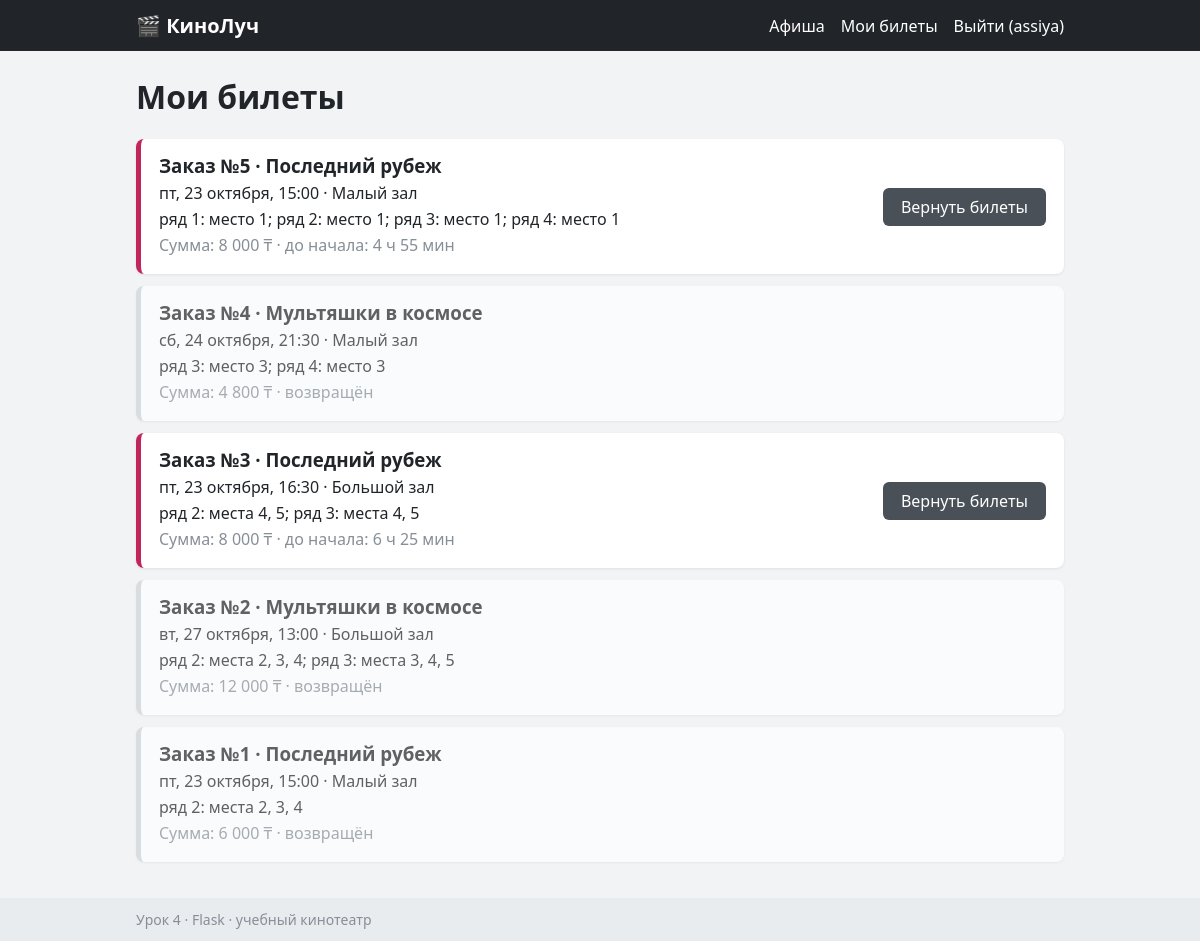
Screenshot of /tickets (signed in) with the database file from the repository.
### tables this page shows
CREATE TABLE users (
    id INTEGER PRIMARY KEY AUTOINCREMENT,
    username TEXT UNIQUE NOT NULL,
    password TEXT NOT NULL
);

CREATE TABLE orders (
    id INTEGER PRIMARY KEY AUTOINCREMENT,
    user_id INTEGER NOT NULL REFERENCES users (id),
    showtime_id INTEGER NOT NULL REFERENCES showtimes (id),
    total INTEGER NOT NULL,
    status TEXT NOT NULL DEFAULT 'paid',
    created TEXT NOT NULL DEFAULT (datetime('now'))
);

CREATE TABLE movies (
    id INTEGER PRIMARY KEY AUTOINCREMENT,
    title TEXT NOT NULL,
    duration_min INTEGER NOT NULL,
    age TEXT NOT NULL,
    description TEXT NOT NULL
);

CREATE TABLE halls (
    id INTEGER PRIMARY KEY AUTOINCREMENT,
    name TEXT NOT NULL,
    rows_count INTEGER NOT NULL,
    seats_count INTEGER NOT NULL
);

### app/views/tickets.py (the view)
@bp.route("/tickets")
@login_required
def my_tickets():
    orders = orders_repo.for_user(session["user_id"])
    items = [
        {"order": o, "left": o.showtime.minutes_left(), "can_cancel": booking.can_cancel(o)}
        for o in orders
    ]
    return render_template("tickets.html", items=items)

### app/auth.py (called while the page is built)
def current_user():
    user_id = session.get("user_id")
    if user_id is None:
        return None
    user = get_db().execute(
        "SELECT * FROM users WHERE id = ? AND username = ?",
        (user_id, session.get("username")),
    ).fetchone()
    if user is None:
        session.pop("user_id", None)
        session.pop("username", None)
    return user

def login_required(view):
    @wraps(view)
    def wrapper(*args, **kwargs):
        if current_user() is None:
            flash("Сначала войдите в аккаунт")
            return redirect(url_for("auth.login"))
        return view(*args, **kwargs)
    return wrapper

def inject_user():
    return {"user": current_user()}

### app/db.py (called while the page is built)
def get_db():
    if "db" not in g:
        if not os.path.exists(config.DATABASE):
            init_db()
        g.db = sqlite3.connect(config.DATABASE)
        g.db.row_factory = sqlite3.Row
    return g.db

### app/models/order.py (called while the page is built)
    @property
    def is_paid(self):
        return self.status == "paid"

### app/models/showtime.py (called while the page is built)
    def is_past(self, now=None):
        now = now or datetime.now()
        return self.start <= now

    def minutes_left(self, now=None):
        now = now or datetime.now()
        return int((self.start - now).total_seconds() // 60)

### app/repositories/orders.py (called while the page is built)
def _to_order(row):
    seats = [
        (r["row_no"], r["seat_no"])
        for r in get_db().execute(queries.ORDER_SEATS, (row["id"],)).fetchall()
    ]
    return Order(
        id=row["id"],
        user_id=row["user_id"],
        showtime=showtimes_repo.get(row["showtime_id"]),
        total=row["total"],
        status=row["status"],
        created=row["created"],
        seats=seats,
    )

def for_user(user_id):
    rows = get_db().execute(queries.ORDERS_BY_USER, (user_id,)).fetchall()
    return [_to_order(r) for r in rows]

### app/repositories/showtimes.py (called while the page is built)
def _to_showtime(row):
    return Showtime(
        id=row["id"],
        start=datetime.strptime(row["start"], "%Y-%m-%d %H:%M"),
        movie=Movie(
            id=row["movie_id"],
            title=row["title"],
            duration_min=row["duration_min"],
            age=row["age"],
            description=row["description"],
        ),
        hall=Hall(
            id=row["hall_id"],
            name=row["hall_name"],
            rows=row["rows_count"],
            seats=row["seats_count"],
        ),
    )

def get(showtime_id):
    row = get_db().execute(queries.SHOWTIME_BY_ID, (showtime_id,)).fetchone()
    return _to_showtime(row) if row else None

### app/utils/dates.py (called while the page is built)
def human_day(day):
    return f"{WEEKDAYS[day.weekday()]}, {day.day} {MONTHS[day.month - 1]}"

### app/templates/tickets.html (shortened to what this page needs)
{% extends "base.html" %}
{% block content %}
  <h1>Мои билеты</h1>
  {% if items %}
    {% for item in items %}
      {% set o = item['order'] %}
      <article class="card {% if not o.is_paid %}card--cancelled{% endif %}">
        <div>
          <h3>Заказ №{{ o.id }} · {{ o.showtime.movie.title }}</h3>
          <p>{{ o.showtime.start|day }}, {{ o.showtime.start|hhmm }} · {{ o.showtime.hall.name }}</p>
          <p>{{ o.seats|seats }}</p>
          <p class="muted">
            Сумма: {{ o.total|money }} ·
            {% if not o.is_paid %}
              возвращён
            {% elif o.showtime.is_past() %}
              сеанс уже начался
            {% else %}
              до начала: {{ item['left']|duration }}
            {% endif %}
          </p>
        </div>
        {% if item['can_cancel'] %}
          <form method="post" action="{{ url_for('tickets.cancel', order_id=o.id) }}">
            <button class="button--danger" type="submit">Вернуть билеты</button>
          </form>
        {% endif %}
      </article>
    {% endfor %}
  {% else %}
    <p class="muted">Вы ещё не купили ни одного билета. <a href="{{ url_for('schedule.index') }}">Открыть афишу</a></p>
  {% endif %}
{% endblock %}

### app/templates/base.html (shortened to what this page needs)
<!doctype html>
<html lang="ru">
<head>
  <link rel="stylesheet" href="{{ url_for('static', filename='css/style.css') }}">
</head>
<body>
  <header class="header">
    <div class="container header__inner">
      <a class="logo" href="{{ url_for('schedule.index') }}">🎬 КиноЛуч</a>
      <nav class="nav">
        <a href="{{ url_for('schedule.index') }}">Афиша</a>
        {% if user %}
          <a href="{{ url_for('tickets.my_tickets') }}">Мои билеты</a>
          <a href="{{ url_for('auth.logout') }}">Выйти ({{ user['username'] }})</a>
        {% else %}
          <a href="{{ url_for('auth.login') }}">Вход</a>
          <a href="{{ url_for('auth.register') }}">Регистрация</a>
        {% endif %}
      </nav>
    </div>
  </header>
  <main class="container">
    {% block content %}{% endblock %}
  </main>
  <footer class="footer">
    <div class="container">Урок 4 · Flask · учебный кинотеатр</div>
  </footer>
</body>
</html>

### app/static/css/style.css (style rules this page uses)
* { box-sizing: border-box; }
body { margin: 0; font-family: "Segoe UI", Arial, sans-serif; background: #f1f3f5; color: #212529; display: flex; flex-direction: column; min-height: 100vh; }
a { color: #c2255c; }
h1 { margin-top: 0; }
.container { width: 100%; max-width: 960px; margin: 0 auto; padding: 0 16px; }
main.container { flex: 1; padding-top: 24px; padding-bottom: 24px; }
.header { background: #212529; color: #fff; }
.header__inner { display: flex; flex-wrap: wrap; align-items: center; justify-content: space-between; gap: 8px; padding-top: 12px; padding-bottom: 12px; }
.logo { color: #fff; font-size: 20px; font-weight: bold; text-decoration: none; }
.nav { display: flex; flex-wrap: wrap; gap: 16px; }
.nav a { color: #fff; text-decoration: none; }
.muted { color: #868e96; }
.card { display: flex; align-items: center; justify-content: space-between; gap: 12px; background: #fff; border-radius: 8px; padding: 14px 18px; margin-bottom: 12px; box-shadow: 0 1px 3px rgba(0, 0, 0, 0.08); border-left: 5px solid #c2255c; }
.card h3, .card p { margin: 0 0 4px; }
.card--cancelled { border-left-color: #ced4da; opacity: 0.7; }
button { font: inherit; padding: 8px 18px; border: none; border-radius: 6px; background: #c2255c; color: #fff; cursor: pointer; }
.button--danger { background: #495057; }
.footer { background: #e9ecef; color: #868e96; font-size: 14px; padding: 12px 0; }

### rows the page displays
users: username "assiya"
orders: id "5", total "8 000 ₸"
movies: showtime.movie "Последний рубеж" "Последний рубеж" "Последний рубеж"
halls: showtime.hall.name "Малый зал" "Малый зал" "Малый зал"
orders: id "4", total "4 800 ₸"
movies: showtime.movie "Мультяшки в космосе" "Мультяшки в космосе"
orders: id "3", total "8 000 ₸"
halls: showtime.hall.name "Большой зал" "Большой зал"
orders: id "2", total "12 000 ₸"
orders: id "1", total "6 000 ₸"

### other values shown
{{ o.showtime.start|day }} "пт, 23 октября" "сб, 24 октября" "пт, 23 октября" "вт, 27 октября" "пт, 23 октября"
{{ o.showtime.start|hhmm }} "15:00" "21:30" "16:30" "13:00" "15:00"
{{ o.seats|seats }} "ряд 1: место 1; ряд 2: место 1; ряд 3: место 1; ряд 4: место 1" "ряд 3: место 3; ряд 4: место 3" "ряд 2: места 4, 5; ряд 3: места 4, 5" "ряд 2: места 2, 3, 4; ряд 3: места 3, 4, 5" "ряд 2: места 2, 3, 4"
{{ item['left']|duration }} "4 ч 55 мин" "6 ч 25 мин"
